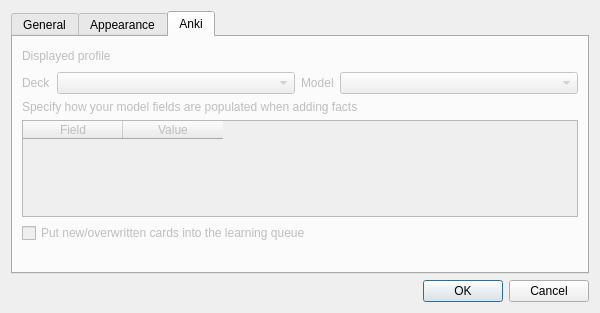
<?xml version="1.0" encoding="UTF-8"?>
<ui version="4.0">
 <class>DialogPreferences</class>
 <widget class="QDialog" name="DialogPreferences">
  <property name="geometry">
   <rect>
    <x>0</x>
    <y>0</y>
    <width>600</width>
    <height>313</height>
   </rect>
  </property>
  <property name="windowTitle">
   <string>Preferences</string>
  </property>
  <layout class="QVBoxLayout" name="verticalLayout">
   <item>
    <widget class="QTabWidget" name="tabWidget">
     <property name="currentIndex">
      <number>2</number>
     </property>
     <widget class="QWidget" name="tabGeneral">
      <attribute name="title">
       <string>General</string>
      </attribute>
      <layout class="QVBoxLayout" name="verticalLayout_4">
       <item>
        <widget class="QCheckBox" name="checkLoadRecentFile">
         <property name="text">
          <string>Load most recent file</string>
         </property>
        </widget>
       </item>
       <item>
        <widget class="QCheckBox" name="checkStripReadings">
         <property name="text">
          <string>Strip readings from files</string>
         </property>
        </widget>
       </item>
       <item>
        <widget class="QCheckBox" name="checkRememberTextContent">
         <property name="text">
          <string>Remember text content</string>
         </property>
        </widget>
       </item>
       <item>
        <widget class="QCheckBox" name="checkCheckForUpdates">
         <property name="text">
          <string>Check for updates</string>
         </property>
        </widget>
       </item>
       <item>
        <layout class="QFormLayout" name="formLayout">
         <item row="0" column="0">
          <widget class="QLabel" name="label_2">
           <property name="text">
            <string>Max search results</string>
           </property>
          </widget>
         </item>
         <item row="0" column="1">
          <widget class="QSpinBox" name="spinMaxResults">
           <property name="sizePolicy">
            <sizepolicy hsizetype="Fixed" vsizetype="Fixed">
             <horstretch>0</horstretch>
             <verstretch>0</verstretch>
            </sizepolicy>
           </property>
           <property name="minimum">
            <number>1</number>
           </property>
          </widget>
         </item>
         <item row="1" column="0">
          <widget class="QLabel" name="label_14">
           <property name="text">
            <string>Text scan length</string>
           </property>
          </widget>
         </item>
         <item row="1" column="1">
          <widget class="QSpinBox" name="spinScanLength">
           <property name="sizePolicy">
            <sizepolicy hsizetype="Fixed" vsizetype="Fixed">
             <horstretch>0</horstretch>
             <verstretch>0</verstretch>
            </sizepolicy>
           </property>
           <property name="minimum">
            <number>1</number>
           </property>
          </widget>
         </item>
         <item row="2" column="0">
          <widget class="QComboBox" name="comboBoxLookupKey"/>
         </item>
         <item row="2" column="1">
          <widget class="QLabel" name="label_3">
           <property name="text">
            <string>Lookup key</string>
           </property>
          </widget>
         </item>
        </layout>
       </item>
      </layout>
     </widget>
     <widget class="QWidget" name="tabAppearance">
      <attribute name="title">
       <string>Appearance</string>
      </attribute>
      <layout class="QVBoxLayout" name="verticalLayout_3">
       <item>
        <layout class="QHBoxLayout" name="horizontalLayout">
         <item>
          <widget class="QFontComboBox" name="comboFontFamily">
           <property name="sizePolicy">
            <sizepolicy hsizetype="Expanding" vsizetype="Fixed">
             <horstretch>0</horstretch>
             <verstretch>0</verstretch>
            </sizepolicy>
           </property>
          </widget>
         </item>
         <item>
          <widget class="QSpinBox" name="spinFontSize">
           <property name="sizePolicy">
            <sizepolicy hsizetype="Minimum" vsizetype="Fixed">
             <horstretch>0</horstretch>
             <verstretch>0</verstretch>
            </sizepolicy>
           </property>
           <property name="minimum">
            <number>1</number>
           </property>
           <property name="maximum">
            <number>72</number>
           </property>
           <property name="value">
            <number>12</number>
           </property>
          </widget>
         </item>
         <item>
          <widget class="QPushButton" name="buttonColorFg">
           <property name="text">
            <string>Foreground...</string>
           </property>
          </widget>
         </item>
         <item>
          <widget class="QPushButton" name="buttonColorBg">
           <property name="text">
            <string>Background...</string>
           </property>
          </widget>
         </item>
        </layout>
       </item>
       <item>
        <widget class="QPlainTextEdit" name="textSample">
         <property name="plainText">
          <string>Lorem ipsum dolor sit amet, consectetur adipiscing elit. Nam accumsan nisi a leo faucibus ut varius velit fringilla. Cras hendrerit eleifend porttitor. Quisque eu elit quis tellus hendrerit ornare et ac tellus. Nunc id felis ut sapien blandit viverra vel ac est. Ut erat lorem, rutrum at scelerisque sollicitudin, lacinia quis diam. Suspendisse potenti. Integer id justo ac ligula aliquet mattis. Etiam malesuada faucibus risus, vel hendrerit elit consectetur quis. Etiam consectetur ipsum ut odio feugiat suscipit. Etiam a tellus metus. </string>
         </property>
        </widget>
       </item>
       <item>
        <widget class="QCheckBox" name="checkAllowEditing">
         <property name="text">
          <string>Allow editing</string>
         </property>
        </widget>
       </item>
      </layout>
     </widget>
     <widget class="QWidget" name="tabAnki">
      <property name="enabled">
       <bool>false</bool>
      </property>
      <attribute name="title">
       <string>Anki</string>
      </attribute>
      <layout class="QVBoxLayout" name="verticalLayout_2">
       <item>
        <layout class="QHBoxLayout" name="horizontalLayout_2">
         <item>
          <widget class="QLabel" name="label">
           <property name="text">
            <string>Displayed profile</string>
           </property>
          </widget>
         </item>
         <item>
          <spacer name="horizontalSpacer">
           <property name="orientation">
            <enum>Qt::Horizontal</enum>
           </property>
           <property name="sizeHint" stdset="0">
            <size>
             <width>40</width>
             <height>20</height>
            </size>
           </property>
          </spacer>
         </item>
        </layout>
       </item>
       <item>
        <layout class="QHBoxLayout" name="horizontalLayout_3">
         <item>
          <widget class="QLabel" name="label_13">
           <property name="text">
            <string>Deck</string>
           </property>
          </widget>
         </item>
         <item>
          <widget class="QComboBox" name="comboBoxDeck">
           <property name="sizePolicy">
            <sizepolicy hsizetype="Expanding" vsizetype="Fixed">
             <horstretch>0</horstretch>
             <verstretch>0</verstretch>
            </sizepolicy>
           </property>
          </widget>
         </item>
         <item>
          <widget class="QLabel" name="label_12">
           <property name="text">
            <string>Model</string>
           </property>
          </widget>
         </item>
         <item>
          <widget class="QComboBox" name="comboBoxModel">
           <property name="sizePolicy">
            <sizepolicy hsizetype="Expanding" vsizetype="Fixed">
             <horstretch>0</horstretch>
             <verstretch>0</verstretch>
            </sizepolicy>
           </property>
          </widget>
         </item>
        </layout>
       </item>
       <item>
        <widget class="QLabel" name="label_11">
         <property name="text">
          <string>Specify how your model fields are populated when adding facts</string>
         </property>
        </widget>
       </item>
       <item>
        <widget class="QTableWidget" name="tableFields">
         <column>
          <property name="text">
           <string>Field</string>
          </property>
         </column>
         <column>
          <property name="text">
           <string>Value</string>
          </property>
         </column>
        </widget>
       </item>
       <item>
        <layout class="QHBoxLayout" name="horizontalLayout_4"/>
       </item>
       <item>
        <widget class="QCheckBox" name="checkUnlockVocab">
         <property name="text">
          <string>Put new/overwritten cards into the learning queue</string>
         </property>
        </widget>
       </item>
       <item>
        <widget class="QLabel" name="labelTags">
         <property name="text">
          <string/>
         </property>
        </widget>
       </item>
      </layout>
     </widget>
    </widget>
   </item>
   <item>
    <widget class="QDialogButtonBox" name="buttonBox">
     <property name="orientation">
      <enum>Qt::Horizontal</enum>
     </property>
     <property name="standardButtons">
      <set>QDialogButtonBox::Cancel|QDialogButtonBox::Ok</set>
     </property>
    </widget>
   </item>
  </layout>
 </widget>
 <resources>
  <include location="resources.qrc"/>
 </resources>
 <connections>
  <connection>
   <sender>buttonBox</sender>
   <signal>accepted()</signal>
   <receiver>DialogPreferences</receiver>
   <slot>accept()</slot>
   <hints>
    <hint type="sourcelabel">
     <x>248</x>
     <y>254</y>
    </hint>
    <hint type="destinationlabel">
     <x>157</x>
     <y>274</y>
    </hint>
   </hints>
  </connection>
  <connection>
   <sender>buttonBox</sender>
   <signal>rejected()</signal>
   <receiver>DialogPreferences</receiver>
   <slot>reject()</slot>
   <hints>
    <hint type="sourcelabel">
     <x>316</x>
     <y>260</y>
    </hint>
    <hint type="destinationlabel">
     <x>286</x>
     <y>274</y>
    </hint>
   </hints>
  </connection>
 </connections>
</ui>
